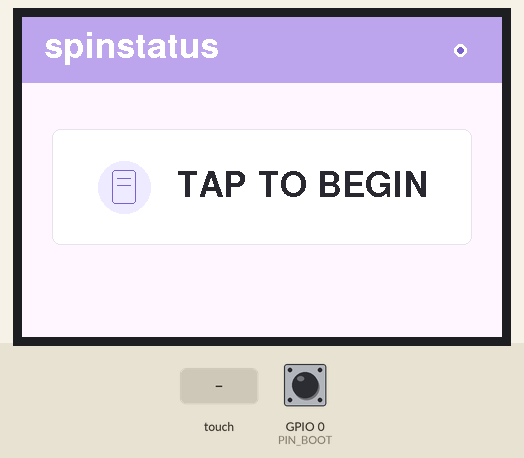
A program run on a simulated ESP32. Shown: 480×320 colour display. Inputs (shaded band) come from the test bench; at power-on: GPIO 0 (PIN_BOOT) HIGH. EEPROM starts erased; what the program prints to the serial monitor is not drawn.

Above: at 3.8 s.
3.9 s: screen touched at 13 % across, 10 % down
At 5.2 s:
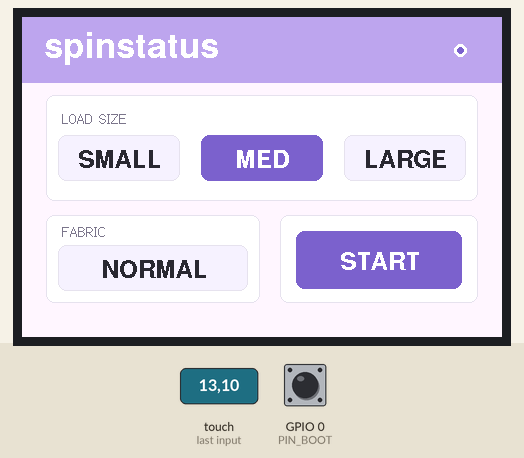
5.7 s: screen touched at 13 % across, 50 % down
At 7.0 s:
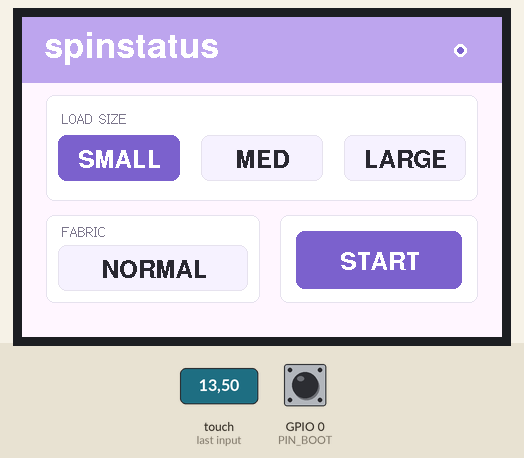
7.6 s: screen touched at 87 % across, 50 % down
At 8.7 s:
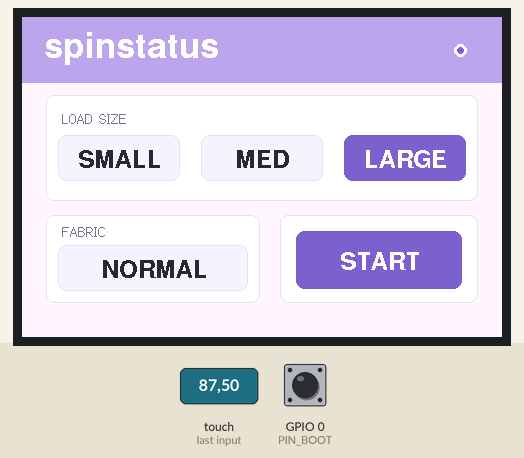
9.4 s: screen touched at 62 % across, 70 % down
At 12.2 s:
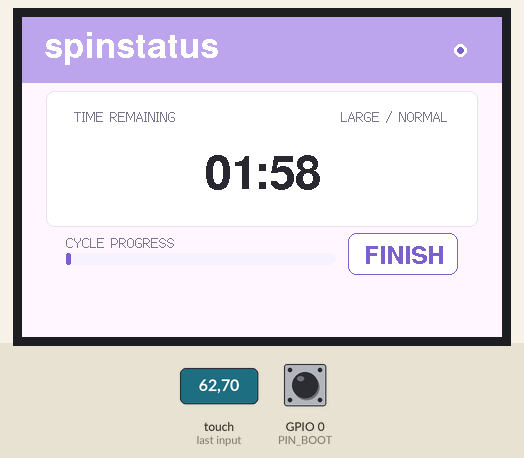
12.4 s: screen touched at 87 % across, 70 % down
At 14.2 s:
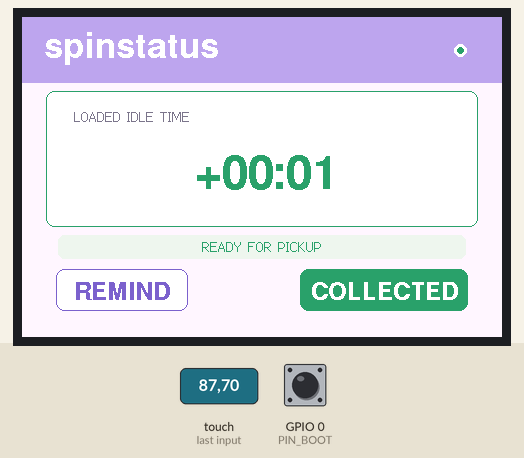
15.4 s: screen touched at 13 % across, 90 % down
At 16.2 s:
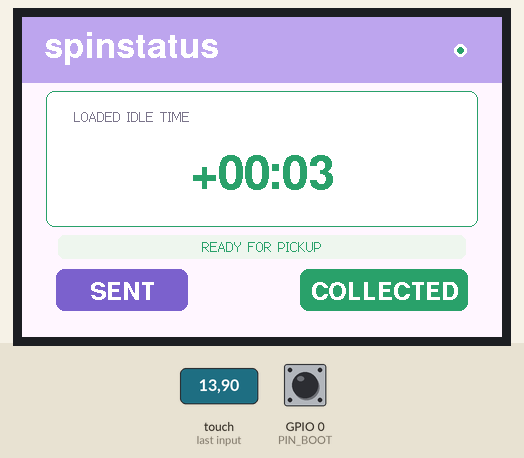
Timing chart, 0 to 18.4 s (numbered marks = the images above; inputs shaded):
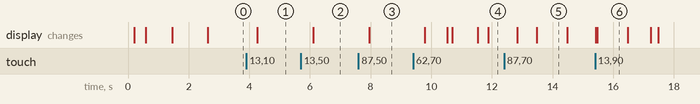

Measured:
- after the input at 3.9 s, the display: changes after 0.37 s (image 1)
- after the input at 5.7 s, the display: changes after 0.41 s (image 2)
- after the input at 7.6 s, the display: changes after 0.36 s (image 3)
- after the input at 9.4 s, the display: first changes after 0.38 s (image 4 shows a later state)
- after the input at 12.4 s, the display: first changes after 0.43 s (image 5 shows a later state)
- after the input at 15.4 s, the display: first changes at once (image 6 shows a later state)
- what the display in image 5 shows lasts 1.0 s, from 13.5 s to 14.5 s

The program:

main.cpp
```cpp
#include <Arduino.h>
#include <LovyanGFX.hpp>
#include <Preferences.h>
#include <string.h>

namespace {

constexpr int SCREEN_W = 480;
constexpr int SCREEN_H = 320;

constexpr int PIN_LCD_CS = 15;
constexpr int PIN_LCD_DC = 2;
constexpr int PIN_LCD_BL = 27;
constexpr int PIN_TOUCH_CS = 33;
constexpr int PIN_TOUCH_IRQ = 36;
constexpr int PIN_BOOT = 0;
constexpr int PIN_SPI_SCK = 14;
constexpr int PIN_SPI_MISO = 12;
constexpr int PIN_SPI_MOSI = 13;

constexpr uint32_t WASH_DURATION_MS = 120000UL;
constexpr uint32_t TOUCH_POLL_MS = 18;
constexpr uint32_t UI_TICK_MS = 100;
constexpr uint32_t REMIND_FLASH_MS = 1800;
constexpr uint32_t IDLE_GRACE_MS = 300000UL;
constexpr uint32_t TOUCH_CAL_MAGIC = 0x53503233UL;

class LGFX : public lgfx::LGFX_Device {
  lgfx::Panel_ST7796 panel_;
  lgfx::Bus_SPI bus_;
  lgfx::Light_PWM light_;
  lgfx::Touch_XPT2046 touch_;

 public:
  LGFX() {
    {
      auto cfg = bus_.config();
      cfg.spi_host = HSPI_HOST;
      cfg.spi_mode = 0;
      cfg.freq_write = 27000000;
      cfg.freq_read = 16000000;
      cfg.spi_3wire = false;
      cfg.use_lock = true;
      cfg.dma_channel = 1;
      cfg.pin_sclk = PIN_SPI_SCK;
      cfg.pin_mosi = PIN_SPI_MOSI;
      cfg.pin_miso = PIN_SPI_MISO;
      cfg.pin_dc = PIN_LCD_DC;
      bus_.config(cfg);
      panel_.setBus(&bus_);
    }

    {
      auto cfg = panel_.config();
      cfg.pin_cs = PIN_LCD_CS;
      cfg.pin_rst = -1;
      cfg.pin_busy = -1;
      cfg.panel_width = 320;
      cfg.panel_height = 480;
      cfg.offset_x = 0;
      cfg.offset_y = 0;
      cfg.offset_rotation = 0;
      cfg.dummy_read_pixel = 8;
      cfg.dummy_read_bits = 1;
      cfg.readable = false;
      cfg.invert = false;
      cfg.rgb_order = false;
      cfg.dlen_16bit = false;
      cfg.bus_shared = true;
      panel_.config(cfg);
    }

    {
      auto cfg = light_.config();
      cfg.pin_bl = PIN_LCD_BL;
      cfg.invert = false;
      cfg.freq = 44100;
      cfg.pwm_channel = 7;
      light_.config(cfg);
      panel_.setLight(&light_);
    }

    {
      auto cfg = touch_.config();
      auto buscfg = bus_.config();
      cfg.spi_host = buscfg.spi_host;
      cfg.pin_sclk = buscfg.pin_sclk;
      cfg.pin_mosi = buscfg.pin_mosi;
      cfg.pin_miso = buscfg.pin_miso;
      cfg.pin_cs = PIN_TOUCH_CS;
      cfg.pin_int = PIN_TOUCH_IRQ;
      cfg.freq = 2500000;
      cfg.x_min = 200;
      cfg.x_max = 3900;
      cfg.y_min = 200;
      cfg.y_max = 3900;
      cfg.bus_shared = true;
      cfg.offset_rotation = 0;
      touch_.config(cfg);
      panel_.setTouch(&touch_);
    }

    setPanel(&panel_);
  }
};

LGFX lcd;
Preferences prefs;

enum class ScreenState {
  Welcome,
  Setup,
  Running,
  IdleLoaded,
};

struct Rect {
  int16_t x;
  int16_t y;
  int16_t w;
  int16_t h;

  bool contains(int16_t px, int16_t py) const {
    return px >= x && px < x + w && py >= y && py < y + h;
  }
};

struct TouchPoint {
  int16_t x;
  int16_t y;
  bool pressed;
};

struct SavedTouchCalibration {
  uint32_t magic;
  uint16_t data[8];
};

SavedTouchCalibration calibration = {};
ScreenState state = ScreenState::Welcome;
uint8_t loadIndex = 1;
bool delicates = false;
bool wasTouching = false;
bool dirty = true;
bool touchCalibrated = false;
bool remindFlash = false;
bool idleOverdueShown = false;

uint32_t stateStartedAt = 0;
uint32_t lastTouchPoll = 0;
uint32_t lastUiTick = 0;
uint32_t lastSecondsShown = UINT32_MAX;
uint32_t lastProgressShown = UINT32_MAX;
uint32_t remindFlashUntil = 0;

const char *loadLabels[] = {"SMALL", "MED", "LARGE"};

constexpr Rect LOAD_BUTTONS[] = {
    {36, 118, 122, 46},
    {179, 118, 122, 46},
    {322, 118, 122, 46},
};
constexpr Rect DELICATES_BUTTON = {36, 228, 190, 46};
constexpr Rect START_BUTTON = {274, 214, 166, 58};
constexpr Rect FINISH_BUTTON = {326, 216, 110, 42};
constexpr Rect REMIND_BUTTON = {34, 252, 132, 42};
constexpr Rect RETRIEVED_BUTTON = {278, 252, 168, 42};
constexpr Rect TIMER_RECT = {24, 74, 432, 136};
constexpr Rect TIMER_VALUE_RECT = {36, 108, 408, 82};
constexpr Rect PROGRESS_RECT = {44, 236, 270, 12};

uint16_t color(uint8_t r, uint8_t g, uint8_t b) {
  return lcd.color565(r, g, b);
}

const uint16_t C_BG = color(249, 247, 253);
const uint16_t C_PANEL = color(255, 255, 255);
const uint16_t C_PANEL_2 = color(245, 242, 250);
const uint16_t C_LINE = color(229, 224, 239);
const uint16_t C_TEXT = color(45, 41, 54);
const uint16_t C_MUTED = color(126, 118, 143);
const uint16_t C_HEADER = color(184, 164, 232);
const uint16_t C_ACCENT = color(126, 96, 202);
const uint16_t C_ACCENT_SOFT = color(239, 234, 252);
const uint16_t C_READY = color(47, 163, 107);
const uint16_t C_READY_SOFT = color(232, 247, 239);
const uint16_t C_READY_PANEL = color(251, 255, 252);
const uint16_t C_RED = color(217, 63, 67);
const uint16_t C_RED_DARK = color(252, 232, 232);
const uint16_t C_RED_PANEL = color(255, 248, 248);

int16_t clampToScreen(long value, int16_t maxValue) {
  if (value < 0) {
    return 0;
  }
  if (value > maxValue) {
    return maxValue;
  }
  return static_cast<int16_t>(value);
}

void text(const lgfx::IFont *font, uint16_t fg, uint16_t bg, textdatum_t datum) {
  lcd.setFont(font);
  lcd.setTextColor(fg, bg);
  lcd.setTextDatum(datum);
}

void text(const lgfx::GFXfont *font, uint16_t fg, uint16_t bg, textdatum_t datum) {
  lcd.setFont(font);
  lcd.setTextColor(fg, bg);
  lcd.setTextDatum(datum);
}

void centered(const char *value, int16_t x, int16_t y, const lgfx::IFont *font,
              uint16_t fg, uint16_t bg = C_BG) {
  text(font, fg, bg, middle_center);
  lcd.drawString(value, x, y);
}

void centered(const char *value, int16_t x, int16_t y, const lgfx::GFXfont *font,
              uint16_t fg, uint16_t bg = C_BG) {
  text(font, fg, bg, middle_center);
  lcd.drawString(value, x, y);
}

void label(const char *value, int16_t x, int16_t y, uint16_t bg = C_BG) {
  text(&fonts::Font2, C_MUTED, bg, top_left);
  lcd.drawString(value, x, y);
}

void valueText(const char *value, int16_t x, int16_t y, uint16_t bg = C_BG) {
  text(&fonts::FreeSansBold12pt7b, C_TEXT, bg, top_left);
  lcd.drawString(value, x, y);
}

void card(const Rect &r, uint16_t fill = C_PANEL) {
  lcd.fillRoundRect(r.x, r.y, r.w, r.h, 8, fill);
  lcd.drawRoundRect(r.x, r.y, r.w, r.h, 8, C_LINE);
}

void button(const Rect &r, const char *caption, bool active, uint16_t accent) {
  uint16_t fill = active ? accent : C_PANEL_2;
  uint16_t fg = active ? C_PANEL : C_TEXT;
  lcd.fillRoundRect(r.x, r.y, r.w, r.h, 8, fill);
  lcd.drawRoundRect(r.x, r.y, r.w, r.h, 8, active ? accent : C_LINE);
  text(&fonts::FreeSansBold12pt7b, fg, fill, middle_center);
  lcd.drawString(caption, r.x + r.w / 2, r.y + r.h / 2);
}

void outlineButton(const Rect &r, const char *caption, uint16_t accent) {
  lcd.fillRoundRect(r.x, r.y, r.w, r.h, 8, C_PANEL);
  lcd.drawRoundRect(r.x, r.y, r.w, r.h, 8, accent);
  text(&fonts::FreeSansBold12pt7b, accent, C_PANEL, middle_center);
  lcd.drawString(caption, r.x + r.w / 2, r.y + r.h / 2);
}

void header(uint16_t accent) {
  lcd.fillRect(0, 0, SCREEN_W, 66, C_HEADER);

  text(&fonts::FreeSansBold18pt7b, C_PANEL, C_HEADER, top_left);
  lcd.drawString("spinstatus", 22, 15);
  lcd.fillCircle(438, 33, 6, C_PANEL);
  lcd.fillCircle(438, 33, 3, accent);
}

TouchPoint readTouch() {
  uint16_t x = 0;
  uint16_t y = 0;
  if (!touchCalibrated || !lcd.getTouch(&x, &y)) {
    return {0, 0, false};
  }

  return {clampToScreen(x, SCREEN_W - 1), clampToScreen(y, SCREEN_H - 1), true};
}

bool calibrationLooksValid(const SavedTouchCalibration &cal) {
  if (cal.magic != TOUCH_CAL_MAGIC) {
    return false;
  }
  for (uint8_t i = 0; i < 8; ++i) {
    if (cal.data[i] != 0) {
      return true;
    }
  }
  return false;
}

bool loadTouchCalibration() {
  prefs.begin("touch", true);
  size_t read = prefs.getBytes("cal", &calibration, sizeof(calibration));
  prefs.end();
  touchCalibrated = read == sizeof(calibration) && calibrationLooksValid(calibration);
  if (touchCalibrated) {
    lcd.setTouchCalibrate(calibration.data);
  }
  return touchCalibrated;
}

void saveTouchCalibration(const uint16_t data[8]) {
  calibration.magic = TOUCH_CAL_MAGIC;
  memcpy(calibration.data, data, sizeof(calibration.data));
  prefs.begin("touch", false);
  prefs.putBytes("cal", &calibration, sizeof(calibration));
  prefs.end();
  touchCalibrated = true;
}

void runTouchCalibration() {
  lcd.fillScreen(C_BG);
  header(C_ACCENT);
  centered("TOUCH CALIBRATION", SCREEN_W / 2, 116, &fonts::FreeSansBold18pt7b, C_TEXT);
  centered("tap each target accurately", SCREEN_W / 2, 158, &fonts::Font2, C_MUTED);
  delay(700);

  uint16_t data[8] = {};
  lcd.calibrateTouch(data, C_ACCENT, C_BG, 14);
  lcd.setTouchCalibrate(data);
  saveTouchCalibration(data);
  lcd.fillScreen(C_BG);
  centered("CALIBRATION SAVED", SCREEN_W / 2, 150, &fonts::FreeSansBold18pt7b, C_ACCENT);
  delay(900);
}

void drawTimer(uint32_t seconds, const char *prefix, uint16_t fg, uint16_t bg) {
  char value[24];
  snprintf(value, sizeof(value), "%s%02lu:%02lu", prefix,
           static_cast<unsigned long>(seconds / 60),
           static_cast<unsigned long>(seconds % 60));

  lcd.fillRect(TIMER_VALUE_RECT.x, TIMER_VALUE_RECT.y, TIMER_VALUE_RECT.w,
               TIMER_VALUE_RECT.h, bg);
  text(&fonts::FreeSansBold24pt7b, fg, bg, middle_center);
  lcd.drawString(value, SCREEN_W / 2, TIMER_VALUE_RECT.y + TIMER_VALUE_RECT.h / 2 + 4);
}

void drawProgress(uint32_t remainingMs, uint16_t accent) {
  uint32_t elapsed = WASH_DURATION_MS - min(remainingMs, WASH_DURATION_MS);
  int16_t fillW = static_cast<int16_t>((static_cast<uint64_t>(elapsed) * PROGRESS_RECT.w) /
                                       WASH_DURATION_MS);

  lcd.fillRoundRect(PROGRESS_RECT.x, PROGRESS_RECT.y, PROGRESS_RECT.w,
                    PROGRESS_RECT.h, 6, C_PANEL_2);
  if (fillW > 0) {
    lcd.fillRoundRect(PROGRESS_RECT.x, PROGRESS_RECT.y, fillW,
                      PROGRESS_RECT.h, 6, accent);
  }
}

void drawWelcome() {
  lcd.fillScreen(C_BG);
  header(C_ACCENT);

  Rect welcomeCard = {30, 112, 420, 116};
  card(welcomeCard, C_PANEL);
  lcd.fillCircle(102, 170, 26, C_ACCENT_SOFT);
  lcd.drawRoundRect(90, 153, 24, 34, 3, C_ACCENT);
  lcd.drawFastHLine(95, 161, 14, C_ACCENT);
  lcd.drawFastHLine(95, 168, 14, C_ACCENT);

  text(&fonts::FreeSansBold18pt7b, C_TEXT, C_PANEL, top_left);
  lcd.drawString("TAP TO BEGIN", 154, 154);
}

void drawSetup() {
  lcd.fillScreen(C_BG);
  header(C_ACCENT);

  lcd.fillRoundRect(24, 78, 432, 106, 8, C_PANEL);
  lcd.drawRoundRect(24, 78, 432, 106, 8, C_LINE);
  label("LOAD SIZE", 40, 94, C_PANEL);
  for (uint8_t i = 0; i < 3; ++i) {
    button(LOAD_BUTTONS[i], loadLabels[i], loadIndex == i, C_ACCENT);
  }

  lcd.fillRoundRect(24, 198, 214, 88, 8, C_PANEL);
  lcd.drawRoundRect(24, 198, 214, 88, 8, C_LINE);
  label("FABRIC", 40, 207, C_PANEL);
  button(DELICATES_BUTTON, delicates ? "DELICATE" : "NORMAL", delicates, C_ACCENT);

  lcd.fillRoundRect(258, 198, 198, 88, 8, C_PANEL);
  lcd.drawRoundRect(258, 198, 198, 88, 8, C_LINE);
  button(START_BUTTON, "START", true, C_ACCENT);
}

void drawRunningFrame() {
  lcd.fillScreen(C_BG);
  header(C_ACCENT);

  lcd.fillRoundRect(TIMER_RECT.x, TIMER_RECT.y, TIMER_RECT.w, TIMER_RECT.h, 8, C_PANEL);
  lcd.drawRoundRect(TIMER_RECT.x, TIMER_RECT.y, TIMER_RECT.w, TIMER_RECT.h, 8, C_LINE);
  label("TIME REMAINING", 52, 92, C_PANEL);
  char meta[48];
  snprintf(meta, sizeof(meta), "%s / %s", loadLabels[loadIndex],
           delicates ? "DELICATE" : "NORMAL");
  text(&fonts::Font2, C_MUTED, C_PANEL, top_right);
  lcd.drawString(meta, 426, 92);
  drawTimer(WASH_DURATION_MS / 1000, "", C_TEXT, C_PANEL);

  label("CYCLE PROGRESS", 44, 218);
  drawProgress(WASH_DURATION_MS, C_ACCENT);
  outlineButton(FINISH_BUTTON, "FINISH", C_ACCENT);

  lastSecondsShown = UINT32_MAX;
  lastProgressShown = UINT32_MAX;
}

void drawIdleLoadedFrame() {
  bool overdue = millis() - stateStartedAt >= IDLE_GRACE_MS;
  idleOverdueShown = overdue;
  uint16_t stateColor = overdue ? C_RED : C_READY;
  uint16_t panelColor = overdue ? C_RED_PANEL : C_READY_PANEL;
  uint16_t noticeFill = overdue ? C_RED_DARK : C_READY_SOFT;

  lcd.fillScreen(C_BG);
  header(stateColor);

  lcd.fillRoundRect(TIMER_RECT.x, TIMER_RECT.y, TIMER_RECT.w, TIMER_RECT.h, 8, panelColor);
  lcd.drawRoundRect(TIMER_RECT.x, TIMER_RECT.y, TIMER_RECT.w, TIMER_RECT.h, 8, stateColor);
  label("LOADED IDLE TIME", 52, 92, panelColor);
  drawTimer(0, "+", stateColor, panelColor);

  lcd.fillRoundRect(36, 218, 408, 24, 6, noticeFill);
  centered(overdue ? "GRACE PERIOD OVER - FAIR TO REMOVE" : "READY FOR PICKUP",
           SCREEN_W / 2, 230, &fonts::Font2, stateColor, noticeFill);

  if (remindFlash) {
    button(REMIND_BUTTON, "SENT", true, C_ACCENT);
  } else {
    outlineButton(REMIND_BUTTON, "REMIND", C_ACCENT);
  }
  button(RETRIEVED_BUTTON, "COLLECTED", true, stateColor);

  lastSecondsShown = UINT32_MAX;
  lastProgressShown = UINT32_MAX;
}

void changeState(ScreenState next) {
  state = next;
  stateStartedAt = millis();
  lastSecondsShown = UINT32_MAX;
  lastProgressShown = UINT32_MAX;
  remindFlash = false;
  remindFlashUntil = 0;
  idleOverdueShown = false;
  dirty = true;
}

void redraw() {
  switch (state) {
    case ScreenState::Welcome:
      drawWelcome();
      break;
    case ScreenState::Setup:
      drawSetup();
      break;
    case ScreenState::Running:
      drawRunningFrame();
      break;
    case ScreenState::IdleLoaded:
      drawIdleLoadedFrame();
      break;
  }
  dirty = false;
}

void updateRunning(uint32_t now) {
  uint32_t elapsed = now - stateStartedAt;
  if (elapsed >= WASH_DURATION_MS) {
    changeState(ScreenState::IdleLoaded);
    return;
  }

  uint32_t remaining = WASH_DURATION_MS - elapsed;
  uint32_t seconds = (remaining + 999) / 1000;
  uint32_t progressStep = (elapsed * 100UL) / WASH_DURATION_MS;

  if (seconds != lastSecondsShown) {
    drawTimer(seconds, "", C_TEXT, C_PANEL);
    lastSecondsShown = seconds;
  }
  if (progressStep != lastProgressShown) {
    drawProgress(remaining, C_ACCENT);
    lastProgressShown = progressStep;
  }
}

void updateIdle(uint32_t now) {
  bool overdue = now - stateStartedAt >= IDLE_GRACE_MS;
  if (overdue != idleOverdueShown) {
    drawIdleLoadedFrame();
  }

  if (remindFlash && now > remindFlashUntil) {
    remindFlash = false;
    outlineButton(REMIND_BUTTON, "REMIND", C_ACCENT);
  }

  uint32_t seconds = (now - stateStartedAt) / 1000;
  if (seconds != lastSecondsShown) {
    drawTimer(seconds, "+", overdue ? C_RED : C_READY,
              overdue ? C_RED_PANEL : C_READY_PANEL);
    lastSecondsShown = seconds;
  }
}

void handleTouch(const TouchPoint &p) {
  switch (state) {
    case ScreenState::Welcome:
      changeState(ScreenState::Setup);
      return;

    case ScreenState::Setup:
      for (uint8_t i = 0; i < 3; ++i) {
        if (LOAD_BUTTONS[i].contains(p.x, p.y)) {
          loadIndex = i;
          dirty = true;
          return;
        }
      }
      if (DELICATES_BUTTON.contains(p.x, p.y)) {
        delicates = !delicates;
        dirty = true;
        return;
      }
      if (START_BUTTON.contains(p.x, p.y)) {
        changeState(ScreenState::Running);
        return;
      }
      return;

    case ScreenState::Running:
      if (FINISH_BUTTON.contains(p.x, p.y)) {
        Serial.println("Demo cycle finished manually");
        changeState(ScreenState::IdleLoaded);
      }
      return;

    case ScreenState::IdleLoaded:
      if (REMIND_BUTTON.contains(p.x, p.y)) {
        remindFlash = true;
        remindFlashUntil = millis() + REMIND_FLASH_MS;
        button(REMIND_BUTTON, "SENT", true, C_ACCENT);
        Serial.println("Reminder requested");
        return;
      }
      if (RETRIEVED_BUTTON.contains(p.x, p.y)) {
        changeState(ScreenState::Welcome);
        return;
      }
      return;
  }
}

void pollTouch(uint32_t now) {
  if (now - lastTouchPoll < TOUCH_POLL_MS) {
    return;
  }
  lastTouchPoll = now;

  TouchPoint p = readTouch();
  if (p.pressed && !wasTouching) {
    handleTouch(p);
  }
  wasTouching = p.pressed;
}

void tickUi(uint32_t now) {
  if (now - lastUiTick < UI_TICK_MS) {
    return;
  }
  lastUiTick = now;

  if (dirty) {
    redraw();
    return;
  }

  if (state == ScreenState::Running) {
    updateRunning(now);
  } else if (state == ScreenState::IdleLoaded) {
    updateIdle(now);
  }
}

}  // namespace

void setup() {
  Serial.begin(115200);
  delay(50);

  pinMode(PIN_BOOT, INPUT_PULLUP);

  lcd.init();
  lcd.setRotation(1);
  lcd.setBrightness(255);
  lcd.fillScreen(C_BG);

  bool forceCalibration = digitalRead(PIN_BOOT) == LOW;
  if (forceCalibration || !loadTouchCalibration()) {
    runTouchCalibration();
  }

  stateStartedAt = millis();
  redraw();
  Serial.println("spinstatus LovyanGFX panel ready");
}

void loop() {
  uint32_t now = millis();
  pollTouch(now);
  tickUi(now);
}
```
